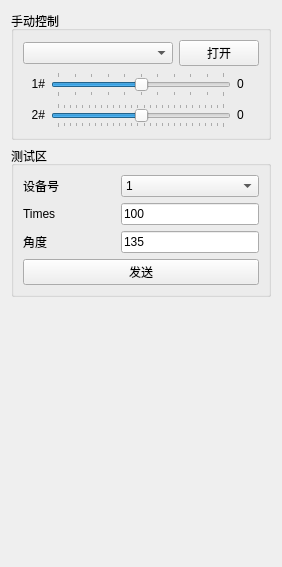
       <widget class="QWidget" name="page_5">
        <property name="geometry">
         <rect>
          <x>0</x>
          <y>0</y>
          <width>282</width>
          <height>567</height>
         </rect>
        </property>
        <attribute name="label">
         <string>云台</string>
        </attribute>
        <layout class="QVBoxLayout" name="verticalLayout_11">
         <item>
          <widget class="QGroupBox" name="groupBox_21">
           <property name="sizePolicy">
            <sizepolicy hsizetype="Expanding" vsizetype="Fixed">
             <horstretch>0</horstretch>
             <verstretch>2</verstretch>
            </sizepolicy>
           </property>
           <property name="minimumSize">
            <size>
             <width>0</width>
             <height>0</height>
            </size>
           </property>
           <property name="title">
            <string>手动控制</string>
           </property>
           <layout class="QVBoxLayout" name="verticalLayout_13" stretch="0,0,0">
            <item>
             <layout class="QHBoxLayout" name="horizontalLayout_18">
              <item>
               <widget class="QComboBox" name="m_cbx_serial_port_list">
                <property name="sizePolicy">
                 <sizepolicy hsizetype="Preferred" vsizetype="Fixed">
                  <horstretch>3</horstretch>
                  <verstretch>0</verstretch>
                 </sizepolicy>
                </property>
               </widget>
              </item>
              <item>
               <widget class="QPushButton" name="m_btn_open_serial_port">
                <property name="sizePolicy">
                 <sizepolicy hsizetype="Minimum" vsizetype="Fixed">
                  <horstretch>1</horstretch>
                  <verstretch>0</verstretch>
                 </sizepolicy>
                </property>
                <property name="text">
                 <string>打开</string>
                </property>
                <property name="checkable">
                 <bool>true</bool>
                </property>
               </widget>
              </item>
             </layout>
            </item>
            <item>
             <layout class="QHBoxLayout" name="horizontalLayout_21">
              <item>
               <widget class="QLabel" name="label_15">
                <property name="sizePolicy">
                 <sizepolicy hsizetype="Expanding" vsizetype="Fixed">
                  <horstretch>1</horstretch>
                  <verstretch>0</verstretch>
                 </sizepolicy>
                </property>
                <property name="text">
                 <string>1#</string>
                </property>
                <property name="alignment">
                 <set>Qt::AlignRight|Qt::AlignTrailing|Qt::AlignVCenter</set>
                </property>
               </widget>
              </item>
              <item>
               <widget class="QSlider" name="m_slder_steer1">
                <property name="sizePolicy">
                 <sizepolicy hsizetype="Expanding" vsizetype="Fixed">
                  <horstretch>8</horstretch>
                  <verstretch>0</verstretch>
                 </sizepolicy>
                </property>
                <property name="minimum">
                 <number>45</number>
                </property>
                <property name="maximum">
                 <number>225</number>
                </property>
                <property name="singleStep">
                 <number>10</number>
                </property>
                <property name="pageStep">
                 <number>18</number>
                </property>
                <property name="value">
                 <number>135</number>
                </property>
                <property name="orientation">
                 <enum>Qt::Horizontal</enum>
                </property>
                <property name="tickPosition">
                 <enum>QSlider::TicksBothSides</enum>
                </property>
               </widget>
              </item>
              <item>
               <widget class="QLabel" name="m_lbl_slider1_value">
                <property name="sizePolicy">
                 <sizepolicy hsizetype="Expanding" vsizetype="Fixed">
                  <horstretch>1</horstretch>
                  <verstretch>0</verstretch>
                 </sizepolicy>
                </property>
                <property name="minimumSize">
                 <size>
                  <width>0</width>
                  <height>0</height>
                 </size>
                </property>
                <property name="lineWidth">
                 <number>3</number>
                </property>
                <property name="text">
                 <string>0</string>
                </property>
                <property name="alignment">
                 <set>Qt::AlignLeading|Qt::AlignLeft|Qt::AlignVCenter</set>
                </property>
               </widget>
              </item>
             </layout>
            </item>
            <item>
             <layout class="QHBoxLayout" name="horizontalLayout_22">
              <item>
               <widget class="QLabel" name="label_16">
                <property name="sizePolicy">
                 <sizepolicy hsizetype="Expanding" vsizetype="Fixed">
                  <horstretch>1</horstretch>
                  <verstretch>0</verstretch>
                 </sizepolicy>
                </property>
                <property name="text">
                 <string>2#</string>
                </property>
                <property name="alignment">
                 <set>Qt::AlignRight|Qt::AlignTrailing|Qt::AlignVCenter</set>
                </property>
               </widget>
              </item>
              <item>
               <widget class="QSlider" name="m_slder_steer2">
                <property name="sizePolicy">
                 <sizepolicy hsizetype="Expanding" vsizetype="Fixed">
                  <horstretch>8</horstretch>
                  <verstretch>0</verstretch>
                 </sizepolicy>
                </property>
                <property name="minimum">
                 <number>0</number>
                </property>
                <property name="maximum">
                 <number>270</number>
                </property>
                <property name="singleStep">
                 <number>10</number>
                </property>
                <property name="pageStep">
                 <number>18</number>
                </property>
                <property name="value">
                 <number>135</number>
                </property>
                <property name="sliderPosition">
                 <number>135</number>
                </property>
                <property name="orientation">
                 <enum>Qt::Horizontal</enum>
                </property>
                <property name="tickPosition">
                 <enum>QSlider::TicksBothSides</enum>
                </property>
               </widget>
              </item>
              <item>
               <widget class="QLabel" name="m_lbl_slider2_value">
                <property name="sizePolicy">
                 <sizepolicy hsizetype="Expanding" vsizetype="Fixed">
                  <horstretch>1</horstretch>
                  <verstretch>0</verstretch>
                 </sizepolicy>
                </property>
                <property name="lineWidth">
                 <number>3</number>
                </property>
                <property name="text">
                 <string>0</string>
                </property>
                <property name="alignment">
                 <set>Qt::AlignLeading|Qt::AlignLeft|Qt::AlignVCenter</set>
                </property>
               </widget>
              </item>
             </layout>
            </item>
           </layout>
          </widget>
         </item>
         <item>
          <widget class="QGroupBox" name="groupBox_02">
           <property name="sizePolicy">
            <sizepolicy hsizetype="Preferred" vsizetype="Fixed">
             <horstretch>0</horstretch>
             <verstretch>0</verstretch>
            </sizepolicy>
           </property>
           <property name="title">
            <string>测试区</string>
           </property>
           <property name="alignment">
            <set>Qt::AlignLeading|Qt::AlignLeft|Qt::AlignTop</set>
           </property>
           <layout class="QVBoxLayout" name="verticalLayout_14" stretch="0,0,0,0">
            <item>
             <layout class="QHBoxLayout" name="horizontalLayout_021">
              <item>
               <widget class="QLabel" name="label_17">
                <property name="sizePolicy">
                 <sizepolicy hsizetype="Expanding" vsizetype="Expanding">
                  <horstretch>2</horstretch>
                  <verstretch>0</verstretch>
                 </sizepolicy>
                </property>
                <property name="text">
                 <string>设备号</string>
                </property>
               </widget>
              </item>
              <item>
               <widget class="QComboBox" name="m_cbx_device_list">
                <property name="sizePolicy">
                 <sizepolicy hsizetype="Expanding" vsizetype="Expanding">
                  <horstretch>3</horstretch>
                  <verstretch>0</verstretch>
                 </sizepolicy>
                </property>
                <item>
                 <property name="text">
                  <string>1</string>
                 </property>
                </item>
                <item>
                 <property name="text">
                  <string>2</string>
                 </property>
                </item>
                <item>
                 <property name="text">
                  <string>3</string>
                 </property>
                </item>
                <item>
                 <property name="text">
                  <string>4</string>
                 </property>
                </item>
               </widget>
              </item>
             </layout>
            </item>
            <item>
             <layout class="QHBoxLayout" name="horizontalLayout_022">
              <item>
               <widget class="QLabel" name="label_18">
                <property name="sizePolicy">
                 <sizepolicy hsizetype="Expanding" vsizetype="Expanding">
                  <horstretch>2</horstretch>
                  <verstretch>0</verstretch>
                 </sizepolicy>
                </property>
                <property name="text">
                 <string>Times</string>
                </property>
               </widget>
              </item>
              <item>
               <widget class="QLineEdit" name="m_line_serial_port_times">
                <property name="sizePolicy">
                 <sizepolicy hsizetype="Expanding" vsizetype="Expanding">
                  <horstretch>3</horstretch>
                  <verstretch>0</verstretch>
                 </sizepolicy>
                </property>
                <property name="text">
                 <string>100</string>
                </property>
               </widget>
              </item>
             </layout>
            </item>
            <item>
             <layout class="QHBoxLayout" name="horizontalLayout_023">
              <item>
               <widget class="QLabel" name="label_19">
                <property name="sizePolicy">
                 <sizepolicy hsizetype="Expanding" vsizetype="Expanding">
                  <horstretch>2</horstretch>
                  <verstretch>0</verstretch>
                 </sizepolicy>
                </property>
                <property name="text">
                 <string>角度</string>
                </property>
               </widget>
              </item>
              <item>
               <widget class="QLineEdit" name="m_line_angle">
                <property name="sizePolicy">
                 <sizepolicy hsizetype="Expanding" vsizetype="Expanding">
                  <horstretch>3</horstretch>
                  <verstretch>0</verstretch>
                 </sizepolicy>
                </property>
                <property name="text">
                 <string>135</string>
                </property>
               </widget>
              </item>
             </layout>
            </item>
            <item>
             <layout class="QHBoxLayout" name="horizontalLayout_024">
              <item>
               <widget class="QPushButton" name="m_btn_serial_port_send">
                <property name="sizePolicy">
                 <sizepolicy hsizetype="Expanding" vsizetype="Expanding">
                  <horstretch>2</horstretch>
                  <verstretch>0</verstretch>
                 </sizepolicy>
                </property>
                <property name="text">
                 <string>发送</string>
                </property>
               </widget>
              </item>
             </layout>
            </item>
           </layout>
          </widget>
         </item>
         <item>
          <widget class="QWidget" name="widget_3" native="true">
           <property name="sizePolicy">
            <sizepolicy hsizetype="Preferred" vsizetype="Expanding">
             <horstretch>0</horstretch>
             <verstretch>0</verstretch>
            </sizepolicy>
           </property>
           <layout class="QGridLayout" name="gridLayout"/>
          </widget>
         </item>
        </layout>
       </widget>
